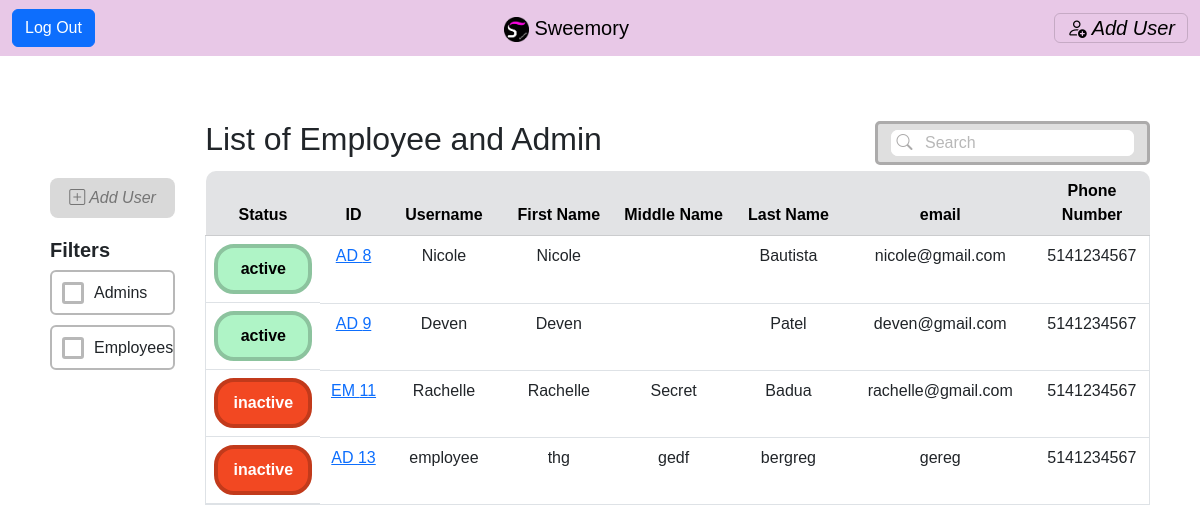
/ITspecialist/index (signed in), run on an earlier commit of the app's database.
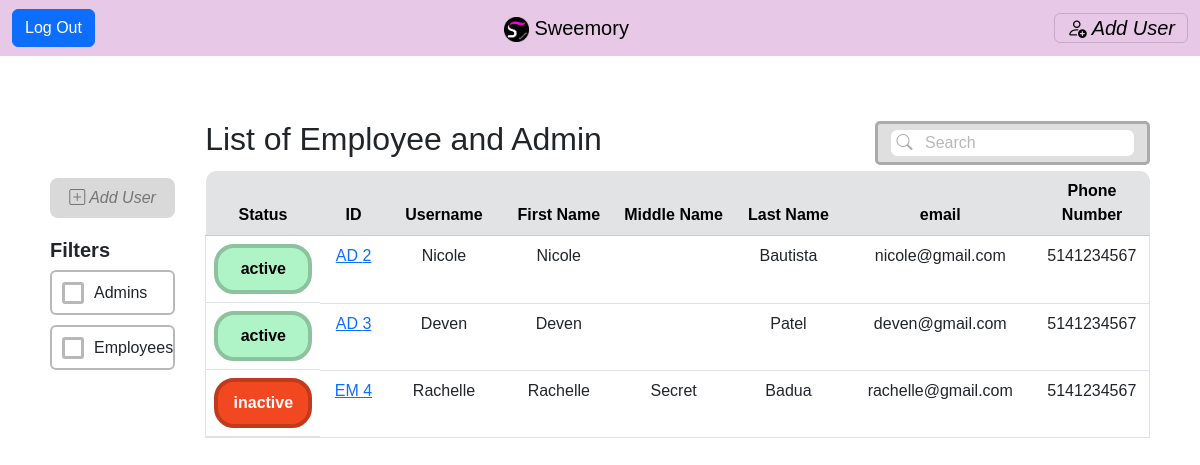
And on a later commit of the database.
### tables this page shows
CREATE TABLE `profile` (
  `user_id` int(11) NOT NULL,
  `first_name` varchar(50) NOT NULL,
  `middle_name` varchar(50) NOT NULL,
  `last_name` varchar(50) NOT NULL,
  `email` varchar(80) NOT NULL,
  `phone_number` varchar(10) NOT NULL,
  `status` varchar(8) NOT NULL
);

CREATE TABLE `user` (
  `user_id` int(11) NOT NULL,
  `user_type` varchar(12) NOT NULL,
  `username` varchar(50) NOT NULL,
  `password_hash` varchar(72) NOT NULL
);

### app/core/Controller.php (called while the page is built, shortened)
<?php
class Controller
{
    function view($name, $data = [])
    {
        include('app/views/' . $name . '.php');
    }
}

### app/controllers/ITspecialist.php (called while the page is built, shortened)
<?php
class ITspecialist extends \app\core\Controller
{
    #[\app\filters\ITSpecialist]
	public function index()
	{
        $user = new \app\models\User();
        $users = $user->getAllUserInfo();
        $this->view('ITspecialist/index', $users);
	}
}

### app/core/App.php (called while the page is built, shortened)
<?php
class App
{
    public function __construct()
    {
        $request = $this->parseUrl($_GET['url'] ?? '');
        $method = 'index';
        if (file_exists('app/controllers/' . $request[0] . '.php'))
        {
            unset($request[0]);
        }
        $controller = new $controller;
        if (isset($request[1]) && method_exists($controller, $request[1]))
        {
            $method = $request[1];
            unset($request[1]);
        }
        $params = array_values($request);
        call_user_func_array([$controller, $method], $params);
    }
    function parseUrl($url)
    {
        return explode('/', trim($url, '/'));
    }
}

### index.php (called while the page is built, shortened)
<?php
new app\core\App;

### app/models/User.php (called while the page is built, shortened)
<?php
class User extends \app\core\Model
{
	public function getAllUserInfo()
	{
		$SQL = "SELECT p.status, u.user_id, u.user_type, u.username, p.first_name, p.middle_name, p.last_name, p.email, p.phone_number
			FROM user u
			LEFT JOIN profile p ON u.user_id = p.user_id
			WHERE u.user_type <> 'itspecialist'";
		$STH = self::$connection->prepare($SQL);
		$STH->execute();
		$STH->setFetchMode(\PDO::FETCH_CLASS, 'app\\models\\User');
		return $STH->fetchAll();
	}
}

### app/views/ITspecialist/index.php (the view)
<?php $this->view('shared/header','IT Home Page'); ?>
<?php $this->view('shared/navigation/itnav'); ?>
	<div class="viewUsers">
		<div class="vu-content-left">
			<div class="spacer" style="height: 58px; flex-shrink: 0; margin: 0; padding: 0;"></div>
			<div class="btn-addUser" style="">
				<a href="/ITspecialist/createUser" style="text-decoration: none; color: #757575; ">
					<i class="bi bi-plus-square"> <?=_('Add User')?></i>
				</a>
			</div>
			<div style="margin-top: 20px; display: grid; ">
				<h5><b><?=_('Filters')?></b></h5>
				<label class="label-radio"><input class="input-radio" type="radio" name=""><?=_('Admins')?></label>
				<label class="label-radio"><input class="input-radio" type="radio" name=""><?=_('Employees')?></label>
			</div>
		</div>
		<div class="spacer" style="width: 30px; flex-shrink: 0; margin: 0; padding: 0;"></div>
		<div class="vu-content-right" style="">
			<div class="justify-content-between" style="display: flex; align-items: center; margin-bottom: 5px;">
				<div class="">
					<h2><?=_('List of Employee and Admin')?></h2>
				</div>
				<div class="search-div" style=" ">
					<form class="search-form" style="">
						<button class="search-btn" style=""><i class="bi bi-search" style="color: #ACABAB;"></i></button>
						<input class="search-input" type="search" placeholder="<?=_('Search')?>" style="">
					</form>
				</div>
			</div>
				<table class="table " style="">
		            <thead class="table-secondary">
		                <tr style="height: 50px;" align="center">
		                    <th scope="col" style="border-top-left-radius: 10px;"><?=_('Status')?></th>
		                    <th scope="col" style="width:7%;"><?=_('ID')?></th>
		                    <th scope="col"><?=_('Username')?></th>
		                    <th scope="col"><?=_('First Name')?></th>
		                    <th scope="col"><?=_('Middle Name')?></th>
		                    <th scope="col"><?=_('Last Name')?></th>
		                    <th scope="col" style="width:20%;"><?=_('email')?></th>
		                    <th scope="col" style="border-top-right-radius: 10px;"><?=_('Phone Number')?></th>
		                </tr>
		            </thead>
		            <tbody class="border">
		            	<?php foreach ($data as $user) { ?>
			                <tr class="" align="center">
			                    <th scope="row" style="display: flex; align-items: center; justify-content: center;">
				            	<?php
				            		if($user->status == "active") { ?>
				            			<div class='status-active' style=''>
				            				<?= $user->status ?>
				            			</div>
				            		<?php } else { ?>
				            			<div class='status-inactive' style=''>
				            				<?= $user->status ?>
				            			</div>
				            		<?php }
				            	?>
		                    	</th>
			                    <td>
		                    	<?php
				            		if($user->user_type == "admin") { ?>
				            			<a href='/ITspecialist/userDetails/<?=$user->user_id?>'>AD <?= $user->user_id ?></a>
				            		<?php }else if ($user->user_type == "employee"){ ?>
				            			<a href='/ITspecialist/userDetails/<?=$user->user_id?>'>EM <?= $user->user_id ?></a>
				            		<?php }else{
				            			echo "ERROR";
				            		}
				            	?>
		                    	</td>
			                    <td align="" style="
/*			                    text-align: center;*/
/*			                    display: flex; */
/*			                    align-items: center; */
/*			                    justify-content: center;*/
			                    "><?= $user->username ?></td>
			                    <td><?= $user->first_name ?></td>
			                    <td><?= $user->middle_name ?></td>
			                    <td><?=$user->last_name ?></td>
			                    <td><?= $user->email ?></td>
			                    <td><?= $user->phone_number ?></td>
			                </tr>
		                <?php
							}
						?>
		            </tbody>
		        </table>
		</div>
	</div>
<?php $this->view('shared/footer'); ?>

### app/views/shared/header.php (shortened to what this page needs)
<!DOCTYPE html>
<html>
<head>
	<link href="https://cdn.jsdelivr.net/npm/bootstrap@5.3.0-alpha1/dist/css/bootstrap.min.css" rel="stylesheet">
	<link rel="stylesheet" href="https://cdn.jsdelivr.net/npm/bootstrap-icons@1.10.3/font/bootstrap-icons.css">
	<link rel="stylesheet" type="text/css" href="/css/main.css">
	<link rel="stylesheet" type="text/css" href="/css/login.css">
	<link rel="stylesheet" type="text/css" href="/css/IT.css">
	<link rel="stylesheet" type="text/css" href="/css/recipe.css">
</head>
<body>

### app/views/shared/navigation/itnav.php (shortened to what this page needs)
<nav class="navbar fixed-top" style="background-color: #e8c8e7;">
  <div class="container-fluid">
    <a class="btn btn-primary" href="/User/logout">Log Out</a>
    <a class="navbar-brand" href="/ITspecialist/index"><img src="/resources/logo.png" alt="Cliquebait Logo" class="d-inline-block align-text-top" style="width: 25px; height: 25px;"> Sweemory</a>
    <button class="navbar-toggler" type="button" data-bs-toggle="offcanvas" data-bs-target="#offcanvasNavbar" aria-controls="offcanvasNavbar">
      <a href="/ITspecialist/createUser" style="text-decoration: none; color: black"><i class="bi bi-person-add"><?=_(' Add User')?></i></a>
    </button>
</nav>

### app/views/shared/footer.php
</body>
</html>

### css/main.css (style rules this page uses)
body { background-color: #FFFFFF; font-family: 'Ubuntu', sans-serif; position: relative; top: 50px; }

### css/IT.css (style rules this page uses)
.viewUsers { display: flex; margin-top: 20px; border-radius: 5px; padding: 50px; }
.vu-content-left { flex: 10%; display: block; }
.vu-content-right { flex: 90%; }
.btn-addUser { height: 40px; border-radius: 8px; padding: 5px; background: #D9D9D9; display: flex; align-items: center; justify-content: center; }
.label-radio { border: 2px solid #B8B8B8; border-radius: 6px; height: 45px; display: flex; align-items: center; gap: 10px; margin-bottom: 10px; }
.input-radio { margin-left: 10px; border: 3px solid #B8B8B8; border-radius: 3px; padding: 0.5em; -webkit-appearance: none; }
.search-div { border: 3px solid #ACABAB; border-radius: 5px; background-color: #DFDFDF; padding: 6px; }
.search-form { border: none; border-radius: 7px; background-color: white; margin-left: 7px; margin-right: 7px; }
.search-btn { border: none; border-radius: 7px; background-color: white; }
.search-input { border: none; border-bottom-right-radius: 7px; border-top-right-radius: 7px; }
.search-input::placeholder { color: #B8B8B8; }
table { table-layout: fixed; width: 100%; }
th,td { word-wrap: break-word; }
.status-active { border: 4px solid #8CC39E; border-radius: 20px; background: #AFF4C6; color: black; height: 50px; width: 100px; display: flex; align-items: center; justify-content: center; }
.status-inactive { border: 4px solid #C23A1B; border-radius: 20px; background: #F24822; color: white; height: 50px; width: 100px; display: flex; align-items: center; justify-content: center; }

What changed in the data, as far as the page shows it:
removed profile: status "active", user_id.user_id "8", user_id.username "Nicole", first_name "Nicole", last_name "Bautista", email "nicole@gmail.com", phone_number "5141234567"
removed profile: status "active", user_id.user_id "9", user_id.username "Deven", first_name "Deven", last_name "Patel", email "deven@gmail.com", phone_number "5141234567"
removed profile: status "inactive", user_id.user_id "11", user_id.username "Rachelle", first_name "Rachelle", middle_name "Secret", last_name "Badua", email "rachelle@gmail.com", phone_number "5141234567"
removed profile: status "inactive", user_id.user_id "13", user_id.username "employee", first_name "thg", middle_name "gedf", last_name "bergreg", email "gereg", phone_number "5141234567"
added profile: status "active", user_id.user_id "2", user_id.username "Nicole", first_name "Nicole", last_name "Bautista", email "nicole@gmail.com", phone_number "5141234567"
added profile: status "active", user_id.user_id "3", user_id.username "Deven", first_name "Deven", last_name "Patel", email "deven@gmail.com", phone_number "5141234567"
added profile: status "inactive", user_id.user_id "4", user_id.username "Rachelle", first_name "Rachelle", middle_name "Secret", last_name "Badua", email "rachelle@gmail.com", phone_number "5141234567"
